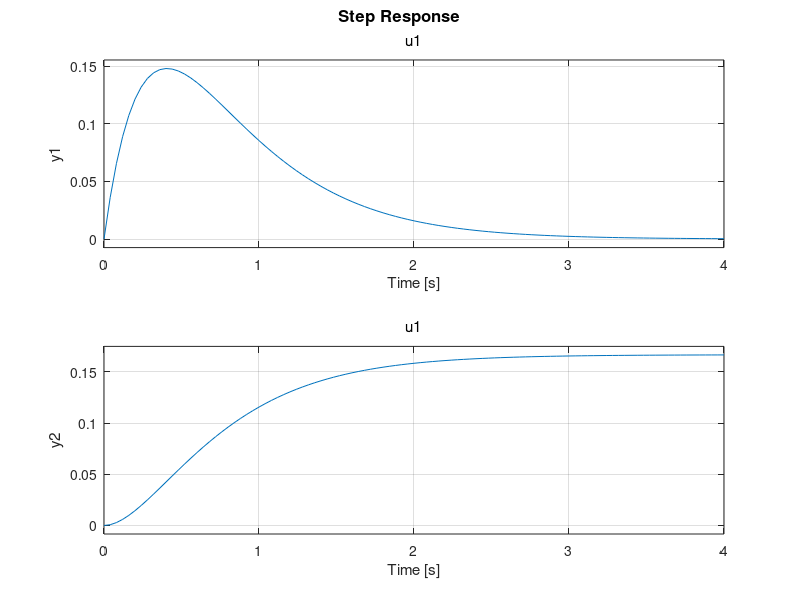

The MATLAB source for this figure:
tam = 0.1;

kp = 100;
ki = 30;
kd = 3;

A = [-1 0; 1 0];
B = [1; 0];
C = [1 0;0 1];
D = [0;0];

sys = ss(A, B, C, D);
K = [4 6];
An = A-B*K;

sysmf = ss(An, B, C, D);

t = 0:0.01:5;
[y, t] = lsim(sysmf, zeros(size(t)), t, [50;1000]);
plot(t, y)

step(sysmf)